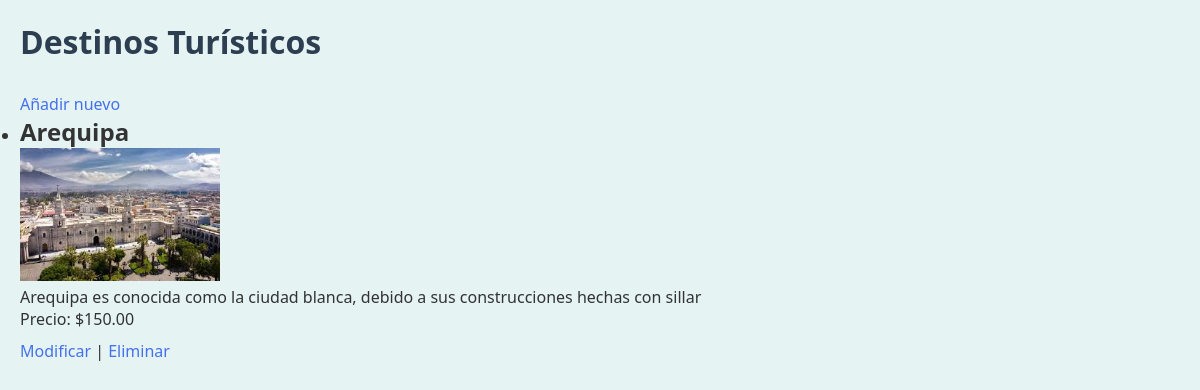
/, run on an earlier commit of the app's database.
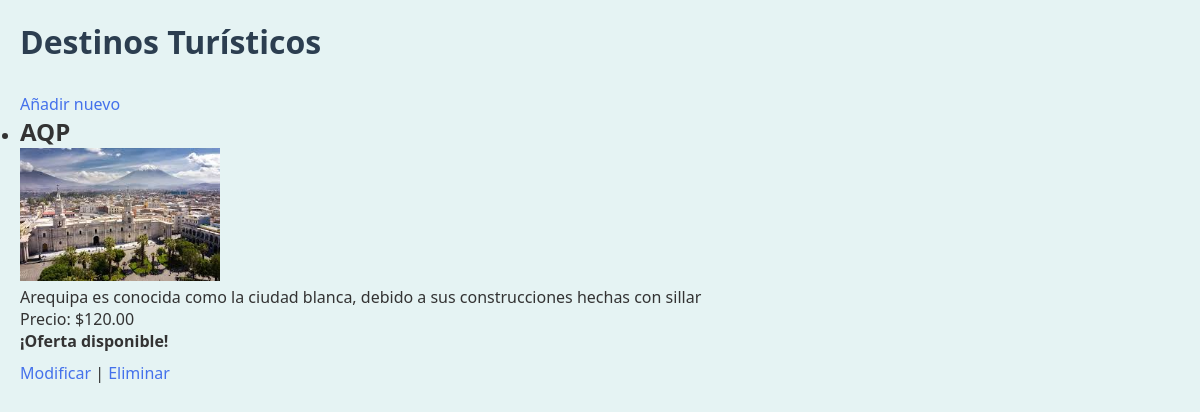
And on a later commit of the database.
### turismo/models.py (models this page shows, shortened)
class DestinosTuristicos(models.Model):
    nombreCiudad = models.CharField(max_length=100)
    descripcionCiudad = models.TextField()
    imagenCiudad = models.ImageField(upload_to='imagenes/')
    precioTour = models.DecimalField(max_digits=10, decimal_places=2)
    ofertaTour = models.BooleanField(default=False)

### turismo/views.py (the view)
# urls.py: path('', views.listar_destinos, name='listar'),
def listar_destinos(request):
    destinos = DestinosTuristicos.objects.all()
    return render(request, 'turismo/listar.html', {'destinos': destinos})

### turismo/templates/turismo/listar.html (shortened to what this page needs)
{% load static %}
<!DOCTYPE html>
<html lang="es">
<head>
    <link rel="stylesheet" href="{% static 'turismo/styles.css' %}">
</head>
<body>
    <h1>Destinos Turísticos</h1>
    <a href="{% url 'añadir' %}">Añadir nuevo</a>
    <ul>
    {% for destino in destinos %}
      <li>
        <h2>{{ destino.nombreCiudad }}</h2>
        <img src="{{ destino.imagenCiudad.url }}" width="200" alt="Imagen de {{ destino.nombreCiudad }}">
        <p>{{ destino.descripcionCiudad }}</p>
        <p>Precio: ${{ destino.precioTour }}</p>
        {% if destino.ofertaTour %}
          <p><strong>¡Oferta disponible!</strong></p>
        {% endif %}
        <a href="{% url 'modificar' destino.id %}">Modificar</a> |
        <a href="{% url 'eliminar' destino.id %}">Eliminar</a>
      </li>
    {% empty %}
      <p>No hay destinos aún.</p>
    {% endfor %}
    </ul>
</body>
</html>

What changed in the data, as far as the page shows it:
changed DestinosTuristicos: nombreCiudad "Arequipa" → "AQP"; precioTour "150.00" → "120.00"; now shows "¡Oferta disponible!"
